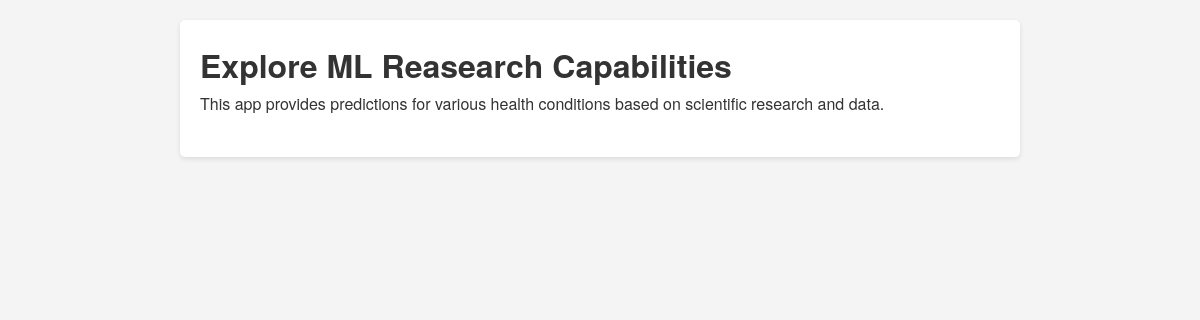
/, run on an earlier commit of the app's database.
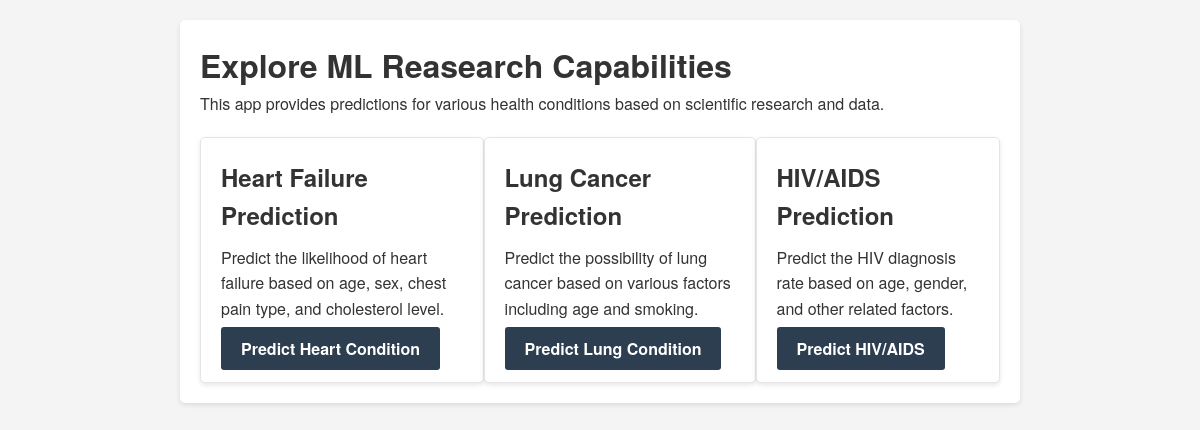
And on a later commit of the database.
### ai/models.py (models this page shows, shortened)
class MlModel(models.Model):
    header = models.CharField(max_length=128)
    text = models.TextField(null=True, blank=True)
    href = models.CharField(max_length=128)
    link = models.CharField(max_length=128)

### ai/views.py (the view)
# urls.py: path('', IndexView.as_view(), name='index'),
class IndexView(CommonMixin, TemplateView):
    template_name = 'ai/index.html'
    title = 'Longevity'
    greetings = "Explore ML Reasearch Capabilities"
    cards = MlModel.objects.all()

### ai/common/views.py (called while the page is built)
    def get_context_data(self, **kwargs):
        context = super(CommonMixin, self).get_context_data(**kwargs)
        context['title'] = self.title
        context['greetings'] = self.greetings
        context['cards'] = self.cards
        context['result'] = self.result
        return context

### ai/templates/ai/index.html (shortened to what this page needs)
{% load static %}
<!DOCTYPE html>
<html>
<head>
  <link rel="stylesheet" href={% static 'css/styles.css' %}>
</head>
<body>
<div class="container">
  <h1>{{ greetings }}</h1>
  <p>This app provides predictions for various health conditions based on scientific research and data.</p>
  <div class="condition-list">
      {% for card in cards %}
          <div class="condition-card">
             <h2>{{ card.header }}</h2>
             <p>{{ card.text }}</p>
             <a href='{{ card.href }}' class="condition-link">{{ card.link }}</a>
          </div>
      {% endfor %}
  </div>
</div>
</body>
</html>

### static/css/styles.css (style rules this page uses)
body, h1, h2, h3, p, ul, li, form { margin: 0; padding: 0; }
body { font-family: 'Helvetica Neue', Arial, sans-serif; background-color: #f4f4f4; color: #333; line-height: 1.6; }
.container { max-width: 800px; margin: 20px auto; padding: 20px; background-color: white; border-radius: 5px; box-shadow: 0 2px 5px rgba(0, 0, 0, 0.1); }
a { color: #2d3e50; text-decoration: none; font-weight: bold; }
.condition-list { list-style-type: none; padding: 0; margin-top: 20px; display: flex; justify-content: space-around; }
.condition-card { background-color: #fff; border: 1px solid #e5e5e5; border-radius: 5px; padding: 20px; box-shadow: 0 2px 5px rgba(0, 0, 0, 0.1); transition: transform 0.3s; }
.condition-card h2 { font-size: 24px; margin-bottom: 10px; }
.condition-card p { font-size: 16px; margin-bottom: 15px; }
.condition-link { background-color: #2d3e50; color: white; padding: 10px 20px; border-radius: 3px; text-decoration: none; font-weight: bold; transition: background-color 0.3s; }

What changed in the data, as far as the page shows it:
added MlModel: header "Heart Failure Prediction", text "Predict the likelihood of heart failure based on age, sex, chest pain type, and cholesterol level.", link "Predict Heart Condition"
added MlModel: header "Lung Cancer Prediction", text "Predict the possibility of lung cancer based on various factors including age and smoking.", link "Predict Lung Condition"
added MlModel: header "HIV/AIDS Prediction", text "Predict the HIV diagnosis rate based on age, gender, and other related factors.", link "Predict HIV/AIDS"
